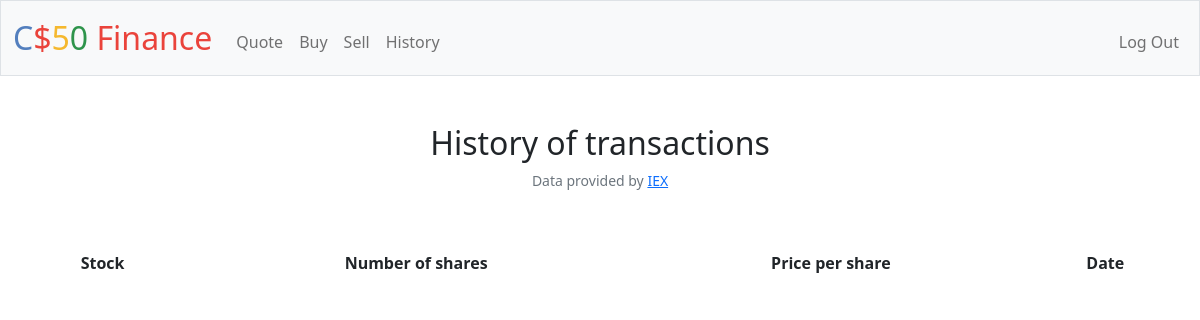
/history (signed in), run on an earlier commit of the app's database.
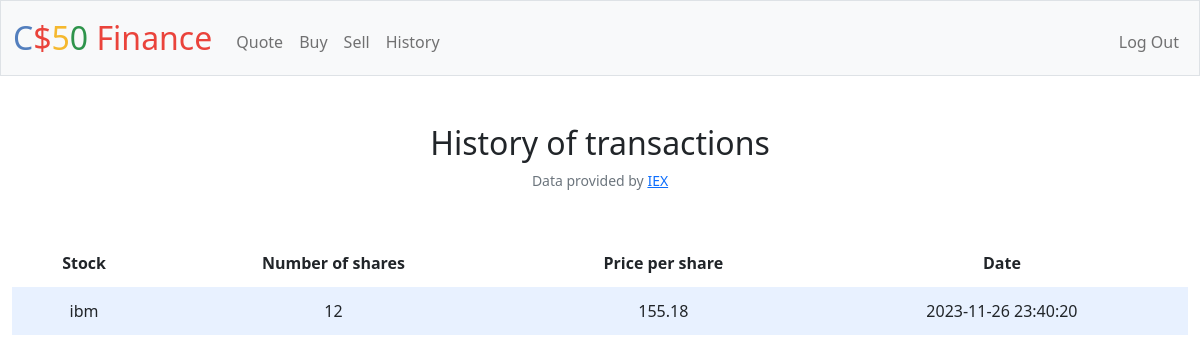
And on a later commit of the database.
### tables this page shows
CREATE TABLE purchases (
id INTEGER PRIMARY KEY AUTOINCREMENT NOT NULL,
id_user INTEGER REFERENCES users(id),
stock TEXT NOT NULL,
number_shares NUMERIC NOT NULL,
price_per_share NUMERIC NOT NULL,
timestamp_column TIMESTAMP
);

### app.py (the view)
@app.route("/history")
@login_required
def history():
    user_purchases = db.execute("SELECT * FROM purchases WHERE id_user = ?", session.get("user_id"))
    return render_template("history.html", user_purchases = user_purchases)

### app.py (called while the page is built)
@app.after_request
def after_request(response):
    response.headers["Cache-Control"] = "no-cache, no-store, must-revalidate"
    response.headers["Expires"] = 0
    response.headers["Pragma"] = "no-cache"
    return response

### helpers.py (called while the page is built)
def login_required(f):
    @wraps(f)
    def decorated_function(*args, **kwargs):
        if session.get("user_id") is None:
            return redirect("/login")
        return f(*args, **kwargs)
    return decorated_function

### templates/history.html (shortened to what this page needs)
{% extends "layout.html" %}
{% block main %}
<h2>History of transactions</h2>
<table>
    <thead>
        <tr>
            <th>Stock</th>
            <th>Number of shares</th>
            <th>Price per share</th>
            <th>Date</th>
        </tr>
    </thead>
    <tbody>
        {% for stock in user_purchases %}
        <tr>
        <td>{{ stock.stock }}</td>
        <td>{{ stock.number_shares }}</td>
        <td>{{ stock.price_per_share }}</td>
        <td>{{ stock.timestamp_column }}</td>
        </tr>
        {% endfor %}
    </tbody>
{% endblock %}

### templates/layout.html (shortened to what this page needs)
<!DOCTYPE html>
<html lang="en">
    <head>
        <link href="https://cdn.jsdelivr.net/npm/bootstrap@5.1.3/dist/css/bootstrap.min.css" rel="stylesheet">
        <link href="/static/styles.css" rel="stylesheet">
    </head>
    <body>
        <nav class="bg-light border navbar navbar-expand-md navbar-light">
            <div class="container-fluid">
                <a class="navbar-brand" href="/"><span class="blue">C</span><span class="red">$</span><span class="yellow">5</span><span class="green">0</span> <span class="red">Finance</span></a>
                <div class="collapse navbar-collapse" id="navbar">
                    {% if session["user_id"] %}
                        <ul class="navbar-nav me-auto mt-2">
                            <li class="nav-item"><a class="nav-link" href="/quote">Quote</a></li>
                            <li class="nav-item"><a class="nav-link" href="/buy">Buy</a></li>
                            <li class="nav-item"><a class="nav-link" href="/sell">Sell</a></li>
                            <li class="nav-item"><a class="nav-link" href="/history">History</a></li>
                        </ul>
                        <ul class="navbar-nav ms-auto mt-2">
                            <li class="nav-item"><a class="nav-link" href="/logout">Log Out</a></li>
                        </ul>
                    {% else %}
                        <ul class="navbar-nav ms-auto mt-2">
                            <li class="nav-item"><a class="nav-link" href="/register">Register</a></li>
                            <li class="nav-item"><a class="nav-link" href="/login">Log In</a></li>
                        </ul>
                    {% endif %}
                </div>
            </div>
        </nav>
        <main class="container-fluid py-5 text-center">
            {% block main %}{% endblock %}
        </main>
        <footer class="mb-5 small text-center text-muted">
            Data provided by <a href="https://iexcloud.io/">IEX</a>
        </footer>
    </body>
</html>

### static/styles.css (style rules this page uses)
nav .navbar-brand { font-size: xx-large; }
nav .navbar-brand .blue { color: #537fbe; }
nav .navbar-brand .red { color: #ea433b; }
nav .navbar-brand .yellow { color: #f5b82e; }
nav .navbar-brand .green { color: #2e944b; }
table { background-color: transparent; margin-bottom: 1rem; width: 100%; }
table th, table td { padding: 0.75rem; vertical-align: middle; }
tbody tr:nth-of-type(odd) { background-color: rgb(179, 208, 255, 0.3) }

What changed in the data, as far as the page shows it:
added purchases: stock "ibm", number_shares "12", price_per_share "155.18", timestamp_column "2023-11-26 23:40:20"
